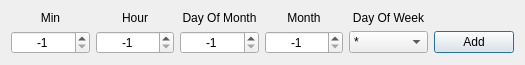
<?xml version="1.0" encoding="UTF-8"?>
<ui version="4.0">
 <class>WaiterCronDialog</class>
 <widget class="QDialog" name="WaiterCronDialog">
  <property name="geometry">
   <rect>
    <x>0</x>
    <y>0</y>
    <width>525</width>
    <height>50</height>
   </rect>
  </property>
  <property name="windowTitle">
   <string>Select Recurring Time</string>
  </property>
  <layout class="QGridLayout" name="gridLayout">
   <item row="1" column="4">
    <widget class="QComboBox" name="dayWeekBox">
     <item>
      <property name="text">
       <string>*</string>
      </property>
     </item>
     <item>
      <property name="text">
       <string>Mon</string>
      </property>
     </item>
     <item>
      <property name="text">
       <string>Tue</string>
      </property>
     </item>
     <item>
      <property name="text">
       <string>Wed</string>
      </property>
     </item>
     <item>
      <property name="text">
       <string>Thu</string>
      </property>
     </item>
     <item>
      <property name="text">
       <string>Fri</string>
      </property>
     </item>
     <item>
      <property name="text">
       <string>Sat</string>
      </property>
     </item>
     <item>
      <property name="text">
       <string>Sun</string>
      </property>
     </item>
    </widget>
   </item>
   <item row="0" column="1">
    <widget class="QLabel" name="label_2">
     <property name="text">
      <string>Hour</string>
     </property>
     <property name="alignment">
      <set>Qt::AlignCenter</set>
     </property>
    </widget>
   </item>
   <item row="0" column="0">
    <widget class="QLabel" name="label">
     <property name="text">
      <string>Min</string>
     </property>
     <property name="alignment">
      <set>Qt::AlignCenter</set>
     </property>
    </widget>
   </item>
   <item row="1" column="0">
    <widget class="QSpinBox" name="minBox">
     <property name="alignment">
      <set>Qt::AlignCenter</set>
     </property>
     <property name="minimum">
      <number>-1</number>
     </property>
     <property name="maximum">
      <number>59</number>
     </property>
     <property name="value">
      <number>-1</number>
     </property>
    </widget>
   </item>
   <item row="0" column="4">
    <widget class="QLabel" name="label_5">
     <property name="text">
      <string>Day Of Week</string>
     </property>
     <property name="alignment">
      <set>Qt::AlignCenter</set>
     </property>
    </widget>
   </item>
   <item row="0" column="3">
    <widget class="QLabel" name="label_4">
     <property name="text">
      <string>Month</string>
     </property>
     <property name="alignment">
      <set>Qt::AlignCenter</set>
     </property>
    </widget>
   </item>
   <item row="0" column="2">
    <widget class="QLabel" name="label_3">
     <property name="text">
      <string>Day Of Month</string>
     </property>
     <property name="alignment">
      <set>Qt::AlignCenter</set>
     </property>
    </widget>
   </item>
   <item row="1" column="1">
    <widget class="QSpinBox" name="hourBox">
     <property name="alignment">
      <set>Qt::AlignCenter</set>
     </property>
     <property name="minimum">
      <number>-1</number>
     </property>
     <property name="maximum">
      <number>23</number>
     </property>
     <property name="value">
      <number>-1</number>
     </property>
    </widget>
   </item>
   <item row="1" column="2">
    <widget class="QSpinBox" name="dayMonthBox">
     <property name="alignment">
      <set>Qt::AlignCenter</set>
     </property>
     <property name="minimum">
      <number>-1</number>
     </property>
     <property name="maximum">
      <number>31</number>
     </property>
     <property name="value">
      <number>-1</number>
     </property>
    </widget>
   </item>
   <item row="1" column="3">
    <widget class="QSpinBox" name="monthBox">
     <property name="alignment">
      <set>Qt::AlignCenter</set>
     </property>
     <property name="minimum">
      <number>-1</number>
     </property>
     <property name="maximum">
      <number>12</number>
     </property>
     <property name="value">
      <number>-1</number>
     </property>
    </widget>
   </item>
   <item row="1" column="5">
    <widget class="QPushButton" name="addButton">
     <property name="text">
      <string>Add</string>
     </property>
    </widget>
   </item>
  </layout>
 </widget>
 <resources/>
 <connections/>
</ui>
